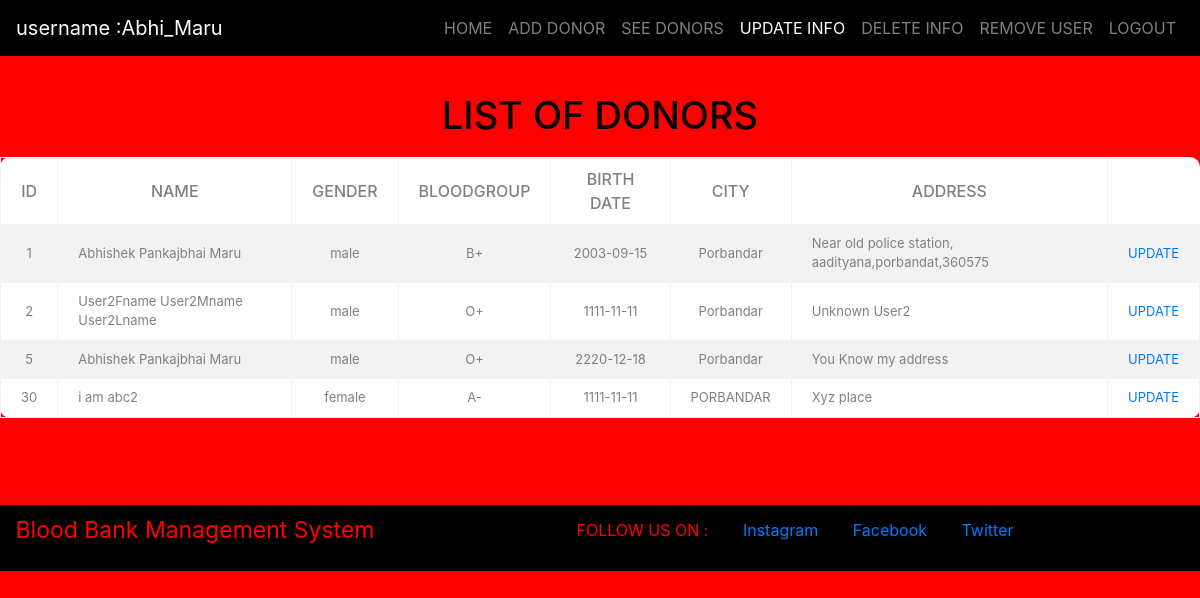
Screenshot of /admin/updateinfo.php (signed in) with the database file from the repository.
### tables this page shows
CREATE TABLE `donor` (
  `id` int(255) NOT NULL,
  `Username` varchar(255) NOT NULL,
  `Fname` varchar(255) NOT NULL,
  `Mname` varchar(255) NOT NULL,
  `Lname` varchar(255) NOT NULL,
  `Gender` varchar(255) NOT NULL,
  `Bloodgroup` varchar(255) NOT NULL,
  `Bdate` varchar(255) NOT NULL,
  `Address` varchar(255) NOT NULL,
  `City` varchar(255) NOT NULL,
  `Dondate` varchar(255) NOT NULL,
  `Stats` varchar(255) NOT NULL,
  `Temp` varchar(255) NOT NULL,
  `Pulse` varchar(255) NOT NULL,
  `Bp` varchar(255) NOT NULL,
  `Weight` int(255) NOT NULL,
  `Hemoglobin` varchar(255) NOT NULL,
  `Hbsag` varchar(255) NOT NULL,
  `Aids` varchar(255) NOT NULL,
  `MalariaSmear` varchar(255) NOT NULL,
  `Hematocrit` varchar(255) NOT NULL,
  `Mobile1` varchar(255) NOT NULL,
  `Mobile2` varchar(255) NOT NULL
);

### admin/updateinfo.php (the view, shortened to what this page needs)
<!DOCTYPE html>
<html>
<head>
	<link rel="stylesheet" type="text/css" href="../bootstrap/css/bootstrap.min.css">
	<link rel="stylesheet" type="text/css" href="../bootstrap/css/bootstrap.min.js">
	<link rel="stylesheet" type="text/css" href="css/updateinfo_style.css?v=<?php echo time();?>">
</head>
<body>
<?php
	include "common/navbar.php"
?>
<div class="card-title text-center">
    <h2>SEARCH BY BLOODGROUP</h2>
</div>
<section>
	<h1>LIST OF DONORS</h1>
	<div class="main-div">
				<div class="table-responsive table-striped">
					<table>
						<thead>
							<tr>
								<th>Id</th>
								<th>Name</th>
								<th>Gender</th>
								<th>Bloodgroup</th>
								<th>Birth Date</th>
								<th>City</th>
								<th>Address</th>
							</tr>
						</thead>
						<tbody>
							<?php
								include "../common/connection.php";
									$selectquery = "select * from donor";
									$query = mysqli_query($con, $selectquery);
									while($res = mysqli_fetch_array($query)){
							?>
										<tr>
											<td><?php echo $res['id'] ?></td>
					      <td class="text-left"><?php echo $res['Fname']." ";
												      echo $res['Mname']." ";
												      echo $res['Lname']; ?></td>
											<td><?php echo $res['Gender'] ?></td>
											<td><?php echo $res['Bloodgroup'] ?></td>
											<td><?php echo $res['Bdate'] ?></td>
											<td><?php echo $res['City'] ?></td>
						  <td class="text-left"><?php echo $res['Address'] ?></td>
											<td><a href="update.php?id=<?php echo $res['id'] ?>">UPDATE</a></td>
										</tr>
								<?php
									}
							 ?>
						</tbody>
					</table>
				</div>
		</div>
</section>
<?php include "../common/footer.php"?>
</body>
</html>

### admin/css/updateinfo_style.css (style rules this page uses)
* { padding: 0; margin: 0; box-sizing: border-box; }
body { background-color: red; }
.main-div { width: 100%; display: flex; flex-direction: column; justify-content: center; align-items: center; }
h1 { font-size: 38px; color: #000; text-align: center; margin-top: 60px; margin-bottom: 20px; }
table { border-collapse: collapse; background-color: #fff; border-radius: 10px; margin: auto; margin-bottom: 87px; }
th,td { border: 1px solid #f2f2f2; padding: 9px 20px; text-align: center; color: grey; }
th { text-transform: uppercase; font-weight: 500; }
td { font-size: 13px; }

### rows the page displays
donor: id "1", Fname "Abhishek", Mname "Pankajbhai", Lname "Maru", Gender "male", Bloodgroup "B+", Bdate "2003-09-15", City "Porbandar", Address "Near old police station, aadityana,porbandat,360575"
donor: id "2", Fname "User2Fname", Mname "User2Mname", Lname "User2Lname", Gender "male", Bloodgroup "O+", Bdate "1111-11-11", City "Porbandar", Address "Unknown User2"
donor: id "5", Fname "Abhishek", Mname "Pankajbhai", Lname "Maru", Gender "male", Bloodgroup "O+", Bdate "2220-12-18", City "Porbandar", Address "You Know my address"
donor: id "30", Fname "i", Mname "am", Lname "abc2", Gender "female", Bloodgroup "A-", Bdate "1111-11-11", City "PORBANDAR", Address "Xyz place"

### other values shown
$_SESSION['Username'] "Abhi_Maru"
